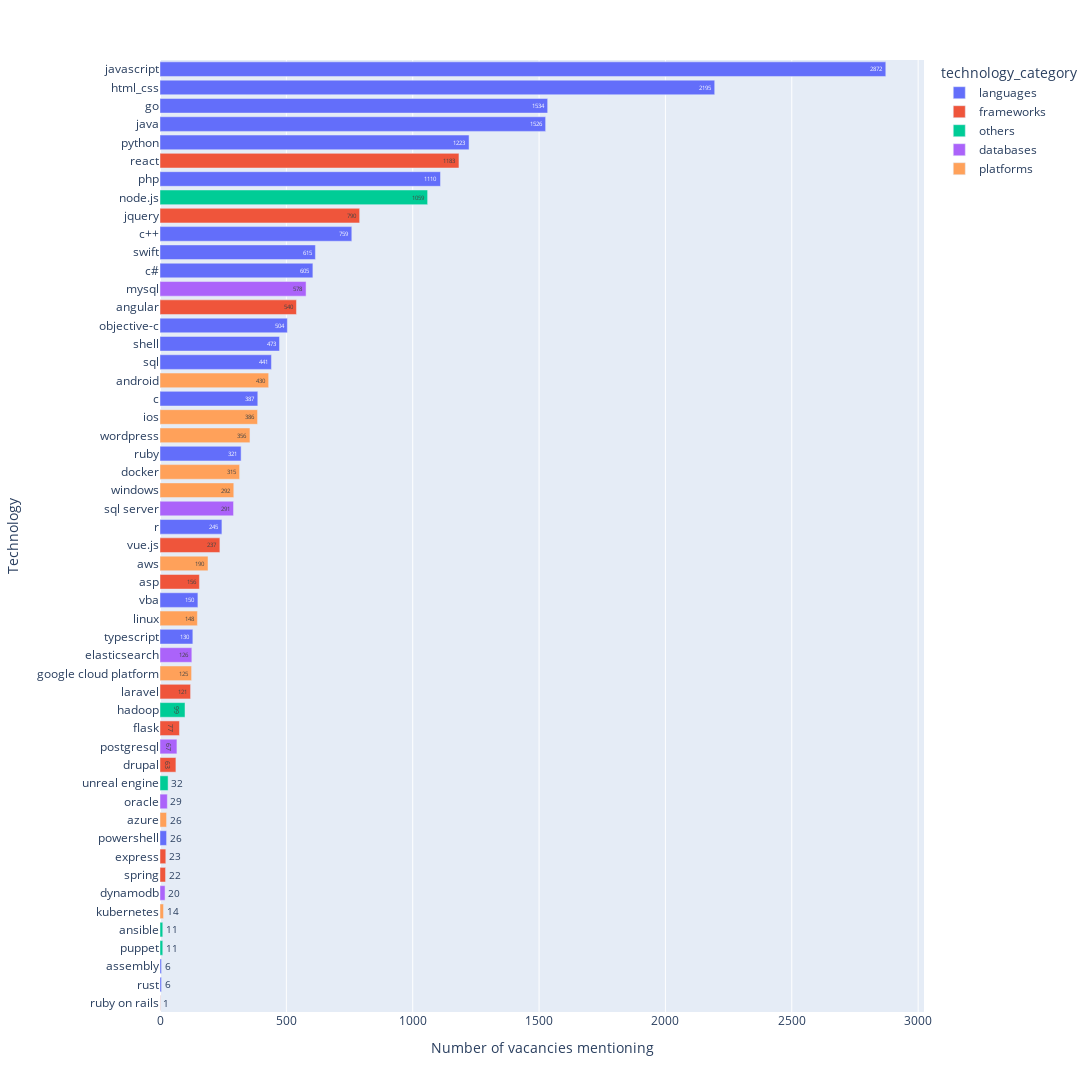

The code cell stored with this chart in its notebook:
### Code cell
tech_counts = df[['languages', 'frameworks', 'platforms', 'databases', 'others']]
tech_counts = (tech_counts.stack()
                .explode()\
                .reset_index()
                .groupby(["level_1", 0])
                .count()
                .reset_index())
tech_counts.columns = "technology_category", "technology", "count"
tech_counts = tech_counts.sort_values('count', ascending=False)

fig = px.bar(
    tech_counts,
    y='technology',
    x='count',
    text='count',
    orientation='h',
    color='technology_category',
    height=2000,
    width=1500,
)
fig.update_yaxes(
    type='category',
    matches=None,
    title_text='Technology'
)
fig.update_xaxes(
    title_text='Number of vacancies mentioning'
)
fig.update_layout(yaxis={'categoryorder':'total ascending'})
fig.for_each_annotation(lambda a: a.update(text=a.text.split("=")[-1]))

fig.show()

### Figure 1 — Plotly figure (JSON) as saved in the notebook; plotly's stock layout.template omitted (floating-point values rounded to 4 significant figures)
{"data": [{"alignmentgroup": "True", "hoverlabel": {"namelength": 0}, "hovertemplate": "technology_category=languages<br>count=%{text}<br>technology=%{y}", "legendgroup": "languages", "marker": {"color": "#636efa"}, "name": "languages", "offsetgroup": "languages", "orientation": "h", "showlegend": true, "text": [2872, 2195, 1534, 1526, 1223, 1110, 759, 615, 605, 504, 473, 441, 387, 321, 245, 150, 130, 26, 6, 6], "textposition": "auto", "type": "bar", "x": [2872, 2195, 1534, 1526, 1223, 1110, 759, 615, 605, 504, 473, 441, 387, 321, 245, 150, 130, 26, 6, 6], "xaxis": "x", "y": ["javascript", "html_css", "go", "java", "python", "php", "c++", "swift", "c#", "objective-c", "shell", "sql", "c", "ruby", "r", "vba", "typescript", "powershell", "rust", "assembly"], "yaxis": "y"}, {"alignmentgroup": "True", "hoverlabel": {"namelength": 0}, "hovertemplate": "technology_category=frameworks<br>count=%{text}<br>technology=%{y}", "legendgroup": "frameworks", "marker": {"color": "#EF553B"}, "name": "frameworks", "offsetgroup": "frameworks", "orientation": "h", "showlegend": true, "text": [1183, 790, 540, 237, 156, 121, 77, 63, 23, 22, 1], "textposition": "auto", "type": "bar", "x": [1183, 790, 540, 237, 156, 121, 77, 63, 23, 22, 1], "xaxis": "x", "y": ["react", "jquery", "angular", "vue.js", "asp", "laravel", "flask", "drupal", "express", "spring", "ruby on rails"], "yaxis": "y"}, {"alignmentgroup": "True", "hoverlabel": {"namelength": 0}, "hovertemplate": "technology_category=others<br>count=%{text}<br>technology=%{y}", "legendgroup": "others", "marker": {"color": "#00cc96"}, "name": "others", "offsetgroup": "others", "orientation": "h", "showlegend": true, "text": [1059, 99, 32, 11, 11], "textposition": "auto", "type": "bar", "x": [1059, 99, 32, 11, 11], "xaxis": "x", "y": ["node.js", "hadoop", "unreal engine", "puppet", "ansible"], "yaxis": "y"}, {"alignmentgroup": "True", "hoverlabel": {"namelength": 0}, "hovertemplate": "technology_category=databases<br>count=%{text}<br>technology=%{y}", "legendgroup": "databases", "marker": {"color": "#ab63fa"}, "name": "databases", "offsetgroup": "databases", "orientation": "h", "showlegend": true, "text": [578, 291, 126, 67, 29, 20], "textposition": "auto", "type": "bar", "x": [578, 291, 126, 67, 29, 20], "xaxis": "x", "y": ["mysql", "sql server", "elasticsearch", "postgresql", "oracle", "dynamodb"], "yaxis": "y"}, {"alignmentgroup": "True", "hoverlabel": {"namelength": 0}, "hovertemplate": "technology_category=platforms<br>count=%{text}<br>technology=%{y}", "legendgroup": "platforms", "marker": {"color": "#FFA15A"}, "name": "platforms", "offsetgroup": "platforms", "orientation": "h", "showlegend": true, "text": [430, 386, 356, 315, 292, 190, 148, 125, 26, 14], "textposition": "auto", "type": "bar", "x": [430, 386, 356, 315, 292, 190, 148, 125, 26, 14], "xaxis": "x", "y": ["android", "ios", "wordpress", "docker", "windows", "aws", "linux", "google cloud platform", "azure", "kubernetes"], "yaxis": "y"}], "layout": {"barmode": "relative", "height": 2000, "legend": {"title": {"text": "technology_category"}, "tracegroupgap": 0}, "margin": {"t": 60}, "width": 2000, "xaxis": {"anchor": "y", "domain": [0, 1], "title": {"text": "Number of vacancies mentioning"}}, "yaxis": {"anchor": "x", "categoryorder": "total ascending", "domain": [0, 1], "title": {"text": "Technology"}, "type": "category"}}}
